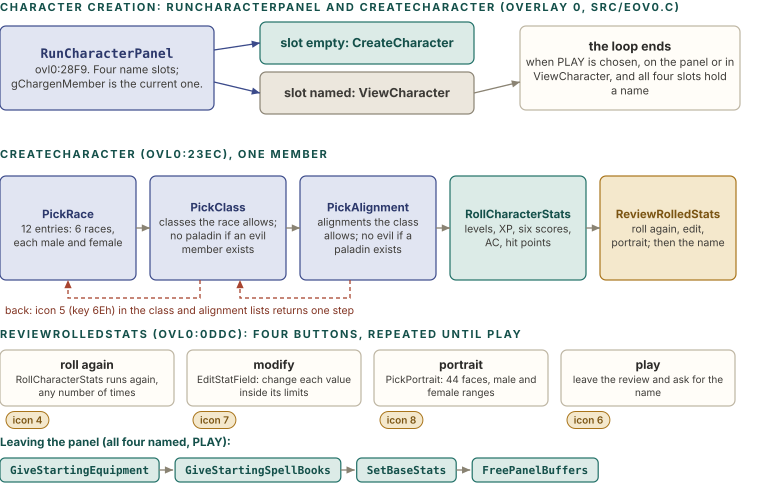

Write Python code to recreate this figure.
import sys; sys.path.insert(0, '.')
from figlib import *

c = Canvas(760, 500)
c.section(0, 11, "Character creation: RunCharacterPanel and CreateCharacter (overlay 0, src/EOV0.C)")

# ---------- row 1: the panel loop ----------
c.box(0, 26, 214, 84, "navy", "RunCharacterPanel", ["ovl0:28F9. Four name slots; gChargenMember is the current one."], size=11, tsize=13, title_mono=True)
c.box(260, 22, 214, 42, "teal", "slot empty: CreateCharacter", [], size=11, tsize=12.5)
c.box(260, 72, 214, 42, "grey", "slot named: ViewCharacter", [], size=11, tsize=12.5)
c.text(267, 54, "", size=10)
c.arrow([(214, 50), (260, 43)], color=SOLID["navy"])
c.arrow([(214, 82), (260, 93)], color=SOLID["navy"])
c.box(520, 26, 220, 84, "paper", "the loop ends", ["when PLAY is chosen, on the panel or in ViewCharacter, and all four slots hold a name"], size=11, tsize=12.5)
c.arrow([(474, 93), (520, 82)], color=GREY)

# ---------- row 2: the creation sequence ----------
Y = 176
c.section(0, Y - 18, "CreateCharacter (ovl0:23EC), one member")
bx = [0, 150, 300, 450, 600]
bw = 136
steps = [
    ("navy", "PickRace", ["12 entries: 6 races, each male and female"]),
    ("navy", "PickClass", ["classes the race allows; no paladin if an evil member exists"]),
    ("navy", "PickAlignment", ["alignments the class allows; no evil if a paladin exists"]),
    ("teal", "RollCharacterStats", ["levels, XP, six scores, AC, hit points"]),
    ("ochre", "ReviewRolledStats", ["roll again, edit, portrait; then the name"]),
]
for (k, t, b), x in zip(steps, bx):
    c.box(x, Y, bw, 104, k, t, b, size=10.5, tsize=11.5)
for i in range(4):
    c.arrow([(bx[i] + bw, Y + 52), (bx[i + 1], Y + 52)], color=GREY)
c.arrow([(bx[1] + 50, Y + 104), (bx[1] + 50, Y + 122), (bx[0] + 68, Y + 122), (bx[0] + 68, Y + 104)], color=SOLID["red"], dash="4 3")
c.arrow([(bx[2] + 50, Y + 104), (bx[2] + 50, Y + 122), (bx[1] + 90, Y + 122), (bx[1] + 90, Y + 104)], color=SOLID["red"], dash="4 3")
c.text(bx[0] + 5, Y + 138, "back: icon 5 (key 6Eh) in the class and alignment lists returns one step", size=10.5, color="#80311F")

# ---------- row 3: what review offers ----------
R = 350
c.section(0, R - 12, "ReviewRolledStats (ovl0:0DDC): four buttons, repeated until PLAY")
btn = [("icon 4", "roll again", "RollCharacterStats runs again, any number of times"),
       ("icon 7", "modify", "EditStatField: change each value inside its limits"),
       ("icon 8", "portrait", "PickPortrait: 44 faces, male and female ranges"),
       ("icon 6", "play", "leave the review and ask for the name")]
for i, (ic, t, d) in enumerate(btn):
    x = i * 187
    c.box(x, R, 174, 56, "paper", t, [d], size=10, tsize=12)
    c.pill(x + 6, R + 70, ic, "ochre", size=10)

# ---------- row 4: leaving the panel ----------
L = 458
c.text(0, L - 12, "Leaving the panel (all four named, PLAY):", size=11.5, weight=700, color="#14504A")
tail = ["GiveStartingEquipment", "GiveStartingSpellBooks", "SetBaseStats", "FreePanelBuffers"]
tx = 0
for i, t in enumerate(tail):
    w = text_width(t, 11, True) + 20
    c.rect(tx, L, w, 24, fill="#DCEBE7", stroke="#1F6F66", sw=1.2, rx=5)
    c.text(tx + w / 2, L + 16, t, size=11, color="#14504A", anchor="middle", mono=True, weight=600)
    if i < 3:
        c.arrow([(tx + w, L + 12), (tx + w + 14, L + 12)], color=GREY)
    tx += w + 16
c.save("figs/chr_chargen.svg")
